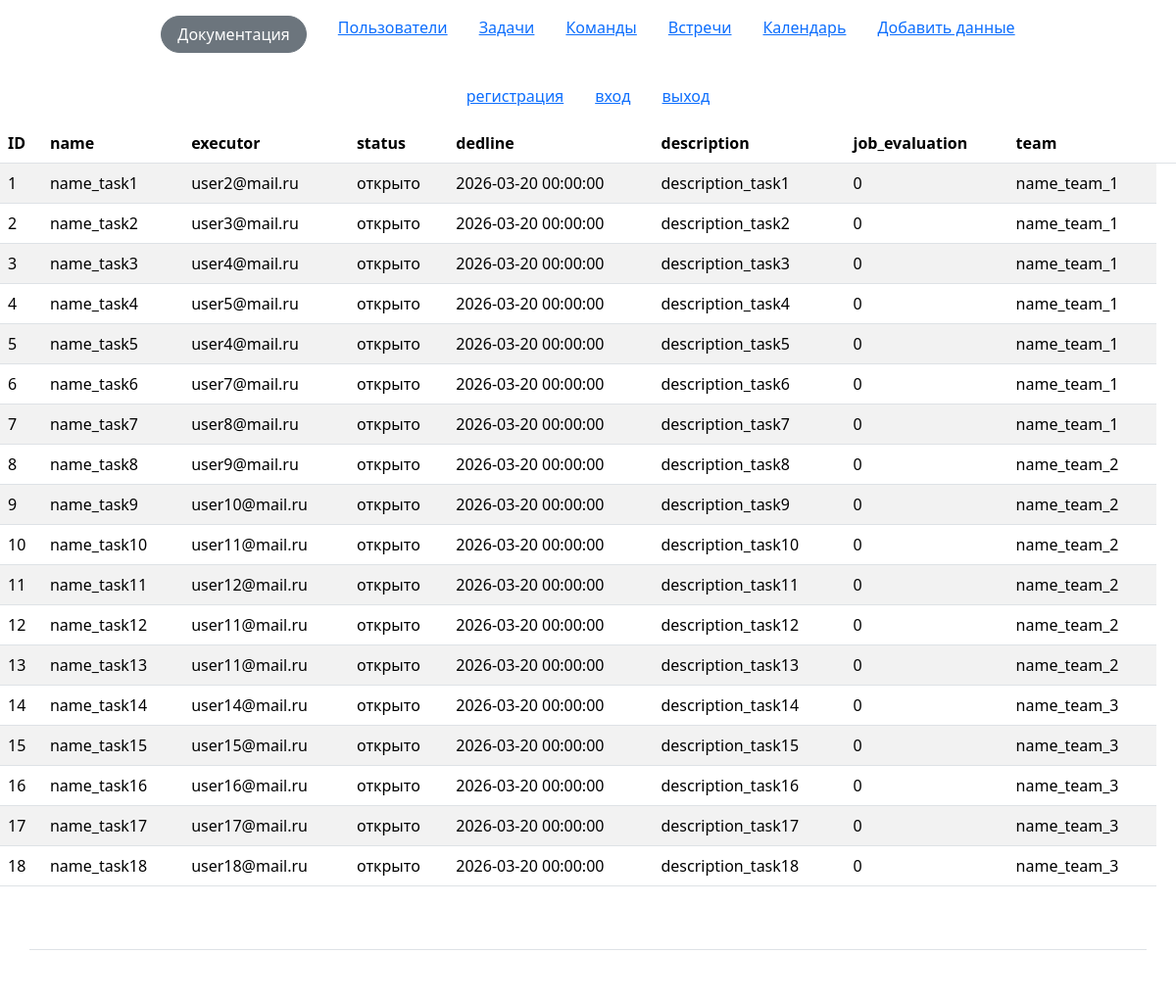
/tasks, run on an earlier commit of the app's database.
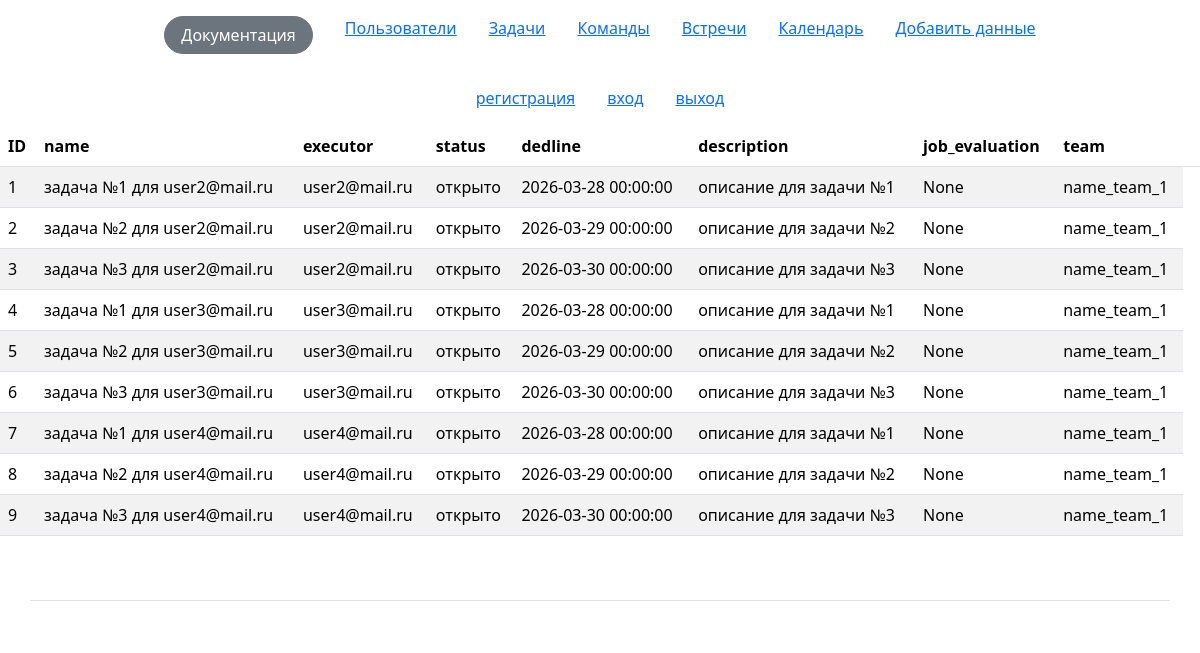
And on a later commit of the database.
### app/tasks/models.py (models this page shows)
class TaskModel(Base):
    __tablename__ = 'tasks'
    id = Column(Integer, primary_key=True, index=True)
    name = Column(String)
    status = Column(String, default='открыто')
    dedline = Column(DateTime)
    description = Column(String, nullable=True)
    job_evaluation = Column(Integer, nullable=True)
    executor_id = Column(Integer, ForeignKey('users.id'))
    executor = relationship('UserModel')
    team_id = Column(Integer, ForeignKey('teams.id'))
    team = relationship('TeamModel')
    chat = relationship('MessageModel', secondary=chat_messages, back_populates='task')

### app/users/models.py (models this page shows)
class UserModel(Base):
    __tablename__ = 'users'
    id = Column(Integer, primary_key=True, index=True)
    email = Column(String, unique=True)
    role = Column(String, nullable=True)
    team_id = Column(Integer, ForeignKey('teams.id'), nullable=True)
    team = relationship('TeamModel')
    hash_password = Column(String)
    meetings = relationship('MeetingModel', secondary=meeting_participants, back_populates='participants')

### app/teams/models.py (models this page shows)
class TeamModel(Base):
    __tablename__ = 'teams'
    id = Column(Integer, primary_key=True, index=True)
    name = Column(String, unique=True)

### app/tasks/router.py (the view)
@router.get("/tasks")
async def get_tasks(request: Request, db: Session = Depends(get_db)):
    data_tasks = db.query(TaskModel).options(
        selectinload(TaskModel.executor),
        selectinload(TaskModel.team),
        selectinload(TaskModel.chat)
    ).all()
    return templates.TemplateResponse(
        request=request, name="tasks/tasks.html", context={"data_tasks": data_tasks}
    )

### app/templates/tasks/tasks.html
{% extends 'base.html' %}
{% block content %}
        <div class="container">
        <header class="d-flex justify-content-center py-3 ">
          <ul class="nav nav-pills">
            <li class="nav-item px-3"><a href="/register-form/">регистрация</a></li>
            <li class="nav-item px-3"><a href="/login-form/">вход</a></li>
            <li class="nav-item px-3"><a href="/logout/">выход</a></li>
          </ul>
        </header>
      </div>
<table class="table table-striped">
    <thead>
      <tr>
        <th>ID</th>
        <th>name</th>
        <th>executor</th>
        <th>status</th>
        <th>dedline</th>
        <th>description</th>
        <th>job_evaluation</th>
        <th>team</th>
        <th></th>
      </tr>
    </thead>
    <tbody>
      {% for task in data_tasks %}
        <tr>
          <td>{{ task.id }}</td>
          <td>{{ task.name }}</td>
          <td>{{ task.executor.email }}</td>
          <td>{{ task.status }}</td>
          <td>{{ task.dedline }}</td>
          <td>{{ task.description }}</td>
          <td>{{ task.job_evaluation }}</td>
          <td>{{ task.team.name }}</td>
        </tr>
      {% endfor %}
    </tbody>
  </table>
{% endblock %}

### app/templates/base.html (shortened to what this page needs)
<!DOCTYPE html>
<html lang="en">
  <head>
    <link href="https://cdn.jsdelivr.net/npm/bootstrap@5.3.3/dist/css/bootstrap.min.css" rel="stylesheet">
  </head>
  <body class="d-flex flex-column min-vh-100">
        <div class="container">
        <header class="d-flex justify-content-center py-3 ">
          <ul class="nav nav-pills">
            <li class="nav-item px-3"><a href="/docs/" class="btn btn-secondary rounded-pill px-3">Документация</a></li>
            <li class="nav-item px-3"><a href="/users/">Пользователи</a></li>
            <li class="nav-item px-3"><a href="/tasks/">Задачи</a></li>
            <li class="nav-item px-3"><a href="/teams/">Команды</a></li>
            <li class="nav-item px-3"><a href="/meetings/">Встречи</a></li>
            <li class="nav-item px-3"><a href="/calendar/">Календарь</a></li>
            <li class="nav-item px-3"><a href="/add_data/">Добавить данные</a></li>
          </ul>
        </header>
      </div>
{% block content%}{% endblock %}
    <footer>
      <div class="container my-5 pt-4 border-top">
      </div>
    </footer>
  </body>
</html>

What changed in the data, as far as the page shows it:
removed TaskModel: id "10", name "name_task10", executor.email "user11@mail.ru", status "открыто", dedline "2026-03-20 00:00:00", description "description_task10", job_evaluation "0", team.name "name_team_2"
removed TaskModel: id "11", name "name_task11", executor.email "user12@mail.ru", status "открыто", dedline "2026-03-20 00:00:00", description "description_task11", job_evaluation "0", team.name "name_team_2"
removed TaskModel: id "12", name "name_task12", executor.email "user11@mail.ru", status "открыто", dedline "2026-03-20 00:00:00", description "description_task12", job_evaluation "0", team.name "name_team_2"
removed TaskModel: id "13", name "name_task13", executor.email "user11@mail.ru", status "открыто", dedline "2026-03-20 00:00:00", description "description_task13", job_evaluation "0", team.name "name_team_2"
removed TaskModel: id "14", name "name_task14", executor.email "user14@mail.ru", status "открыто", dedline "2026-03-20 00:00:00", description "description_task14", job_evaluation "0", team.name "name_team_3"
removed TaskModel: id "15", name "name_task15", executor.email "user15@mail.ru", status "открыто", dedline "2026-03-20 00:00:00", description "description_task15", job_evaluation "0", team.name "name_team_3"
removed TaskModel: id "16", name "name_task16", executor.email "user16@mail.ru", status "открыто", dedline "2026-03-20 00:00:00", description "description_task16", job_evaluation "0", team.name "name_team_3"
removed TaskModel: id "17", name "name_task17", executor.email "user17@mail.ru", status "открыто", dedline "2026-03-20 00:00:00", description "description_task17", job_evaluation "0", team.name "name_team_3"
removed TaskModel: id "18", name "name_task18", executor.email "user18@mail.ru", status "открыто", dedline "2026-03-20 00:00:00", description "description_task18", job_evaluation "0", team.name "name_team_3"
changed TaskModel id 1: name "name_task1" → "задача №1 для user2@mail.ru"; dedline "2026-03-20 00:00:00" → "2026-03-28 00:00:00"; description "description_task1" → "описание для задачи №1"; job_evaluation "0" → "None"
changed TaskModel id 2: name "name_task2" → "задача №2 для user2@mail.ru"; executor.email "user3@mail.ru" → "user2@mail.ru"; dedline "2026-03-20 00:00:00" → "2026-03-29 00:00:00"; description "description_task2" → "описание для задачи №2"; job_evaluation "0" → "None"
changed TaskModel id 3: name "name_task3" → "задача №3 для user2@mail.ru"; executor.email "user4@mail.ru" → "user2@mail.ru"; dedline "2026-03-20 00:00:00" → "2026-03-30 00:00:00"; description "description_task3" → "описание для задачи №3"; job_evaluation "0" → "None"
changed TaskModel id 4: name "name_task4" → "задача №1 для user3@mail.ru"; executor.email "user5@mail.ru" → "user3@mail.ru"; dedline "2026-03-20 00:00:00" → "2026-03-28 00:00:00"; description "description_task4" → "описание для задачи №1"; job_evaluation "0" → "None"
changed TaskModel id 5: name "name_task5" → "задача №2 для user3@mail.ru"; executor.email "user4@mail.ru" → "user3@mail.ru"; dedline "2026-03-20 00:00:00" → "2026-03-29 00:00:00"; description "description_task5" → "описание для задачи №2"; job_evaluation "0" → "None"
changed TaskModel id 6: name "name_task6" → "задача №3 для user3@mail.ru"; executor.email "user7@mail.ru" → "user3@mail.ru"; dedline "2026-03-20 00:00:00" → "2026-03-30 00:00:00"; description "description_task6" → "описание для задачи №3"; job_evaluation "0" → "None"
changed TaskModel id 7: name "name_task7" → "задача №1 для user4@mail.ru"; executor.email "user8@mail.ru" → "user4@mail.ru"; dedline "2026-03-20 00:00:00" → "2026-03-28 00:00:00"; description "description_task7" → "описание для задачи №1"; job_evaluation "0" → "None"
changed TaskModel id 8: name "name_task8" → "задача №2 для user4@mail.ru"; executor.email "user9@mail.ru" → "user4@mail.ru"; dedline "2026-03-20 00:00:00" → "2026-03-29 00:00:00"; description "description_task8" → "описание для задачи №2"; job_evaluation "0" → "None"; team.name "name_team_2" → "name_team_1"
changed TaskModel id 9: name "name_task9" → "задача №3 для user4@mail.ru"; executor.email "user10@mail.ru" → "user4@mail.ru"; dedline "2026-03-20 00:00:00" → "2026-03-30 00:00:00"; description "description_task9" → "описание для задачи №3"; job_evaluation "0" → "None"; team.name "name_team_2" → "name_team_1"
